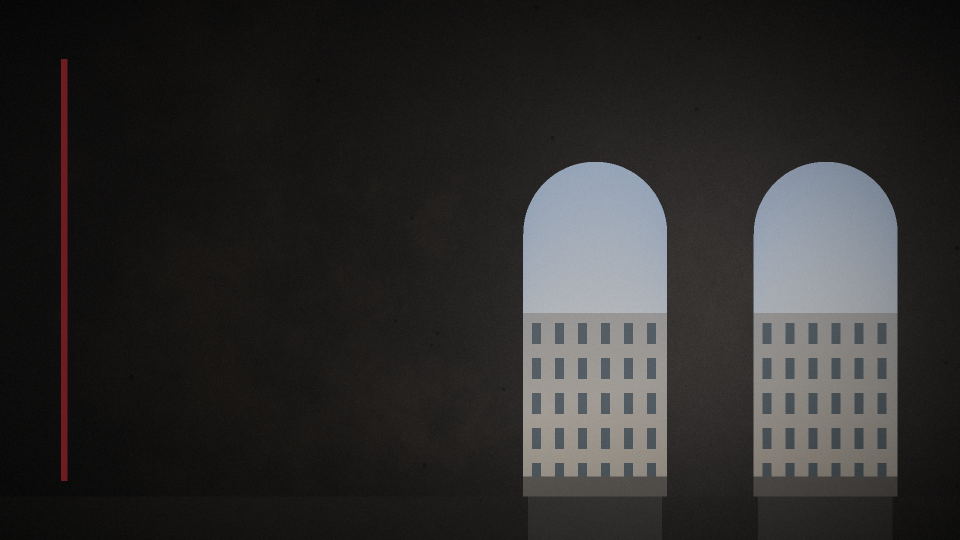
#> input picture src/graphics/TITLEPIC.png, 1920 x 1080 px (shown at 1/2 size)
$ python title_from_shot.py ../../src/graphics/TITLEPIC.png
#> lines starting #> are read from the running program, lines starting #| are printed output that depends on the picture
#!/usr/bin/env python3
"""Main-menu background (TITLEPIC) from an in-engine render, no text.

Takes a clean screenshot (HUD hidden: +screenblocks 12) of the porch arches opening onto the
street at dawn, crops it to 16:9, darkens and cools the left side where the engine draws the menu,
adds a vignette, grain and the oxblood bar of the RF2 identity.

Usage: python scripts/mapkit/title_from_shot.py <screenshot.png>
Writes src/graphics/TITLEPIC.png (1920x1080).
"""
import sys
from pathlib import Path
import numpy as np
from PIL import Image, ImageDraw, ImageFilter

ROOT = Path(__file__).resolve().parents[2]


def main():
    shot = Image.open(sys.argv[1]).convert('RGB')
#> shot is the input picture: PIL image 1920x1080 RGB; mean R, G, B 45.7, 44.5, 44.3
    w, h = shot.size
#> w = 1920; h = 1080
    tw = min(w, int(h * 16 / 9))
#> tw = 1920
    th = int(tw * 9 / 16)
#> th = 1080
    x0, y0 = (w - tw) // 2, (h - th) // 2
#> x0 = 0; y0 = 0
    img = shot.crop((x0, y0, x0 + tw, y0 + th)).resize((1920, 1080), Image.LANCZOS)
    img = img.filter(ImageFilter.GaussianBlur(0.6))
    a = np.asarray(img).astype(float) / 255.0
    yy, xx = np.mgrid[0:1080, 0:1920] / np.array([1080.0, 1920.0])[:, None, None]
    left = np.clip((0.62 - xx) / 0.62, 0, 1) ** 1.3                      # menu side
    a = a * (1 - 0.72 * left[..., None])
    grey = a.mean(axis=2, keepdims=True)
    a = a * 0.8 + grey * 0.2                                            # slightly desaturated
    a = a * np.array([0.94, 0.97, 1.03])                                # cool dawn
    v = (xx - 0.5) ** 2 * 1.4 + (yy - 0.5) ** 2 * 1.8
    a = a * np.clip(1.05 - 0.9 * v, 0.3, 1.0)[..., None]
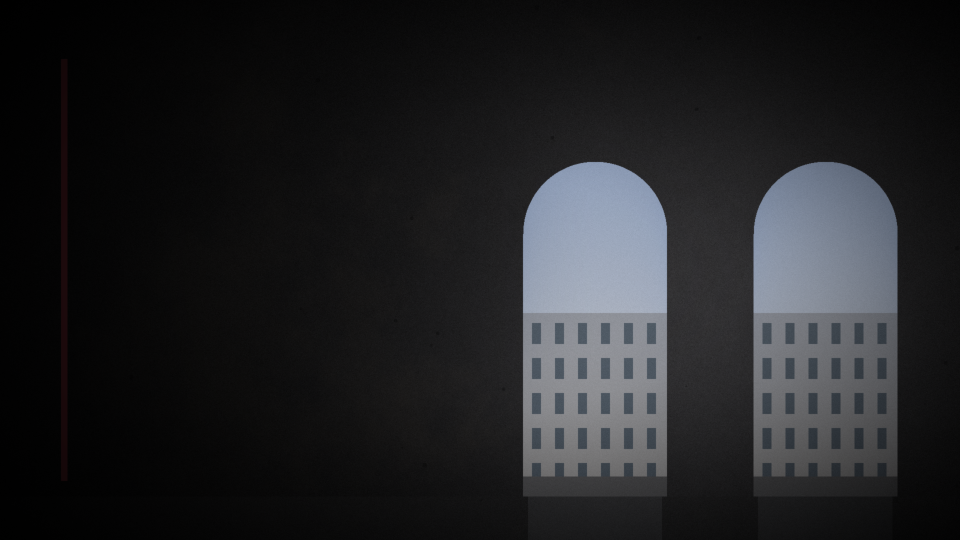
#> a: shape (1080, 1920, 3) float64 (shown at 1/2 size); mean R, G, B 0.133, 0.136, 0.144
    rng = np.random.default_rng(7)
    a = np.clip(a + (rng.random(a.shape[:2])[..., None] - 0.5) * 0.025, 0, 1)
    out = Image.fromarray((a * 255).astype(np.uint8), 'RGB')
    d = ImageDraw.Draw(out)
    d.rectangle([123, 119, 135, 961], fill=(110, 28, 34))                # oxblood bar
    dst = ROOT / 'src' / 'graphics' / 'TITLEPIC.png'
    out.save(dst, optimize=True)
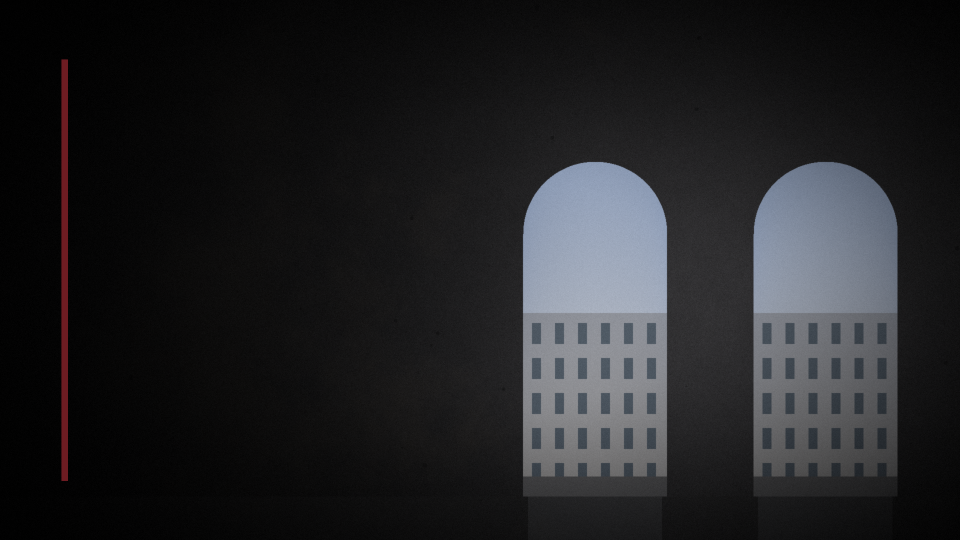
#> saved as TITLEPIC.png: PIL image 1920x1080 RGB (shown at 1/2 size); mean R, G, B 33.9, 34.2, 36.4
    print(dst, out.size)
#| src/graphics/TITLEPIC.png (1920, 1080)


if __name__ == '__main__':
    main()

$ run again, with src/graphics/RFEND.png copied over src/graphics/TITLEPIC.png
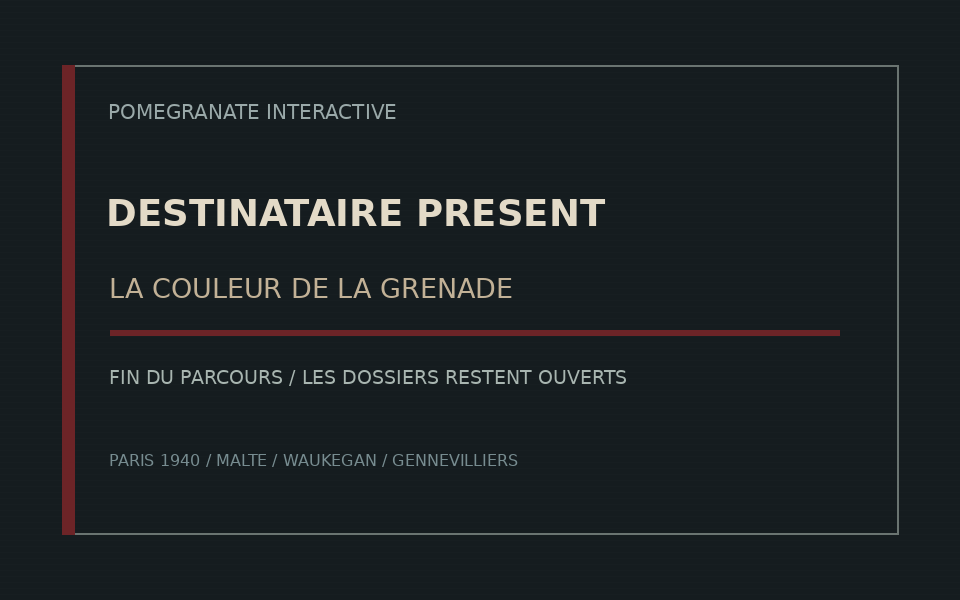
#> input picture src/graphics/RFEND.png, 960 x 600 px
#> in main, shot is the input picture: PIL image 960x600 RGB; mean R, G, B 27.8, 33.2, 35.7
#> in main, `img = shot.crop((x0, y0, x0 + tw, y0 + th)).resize((1920, 1080), Image..`:
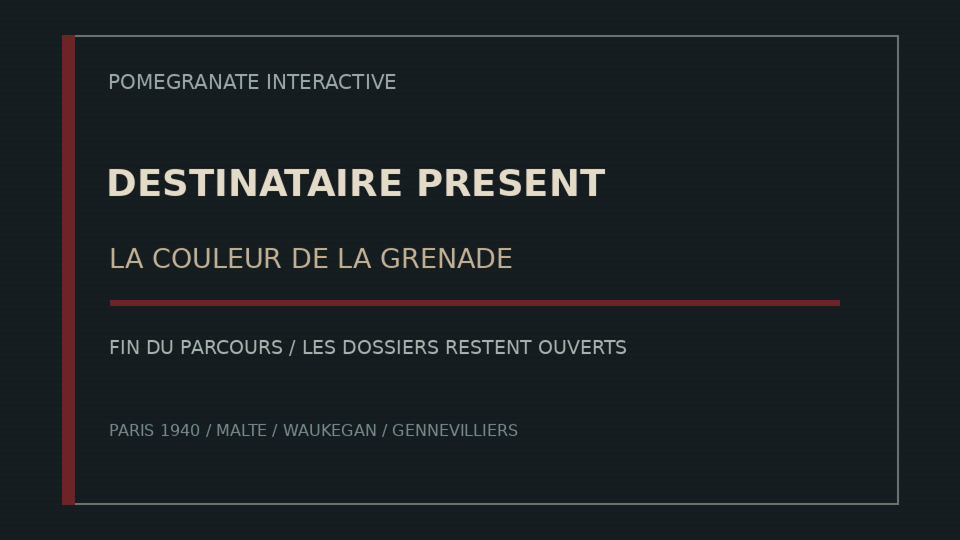
#> img: PIL image 1920x1080 RGB (shown at 1/2 size); mean R, G, B 28.7, 33.9, 36.4
#> in main, `out.save(dst, optimize=True)`:
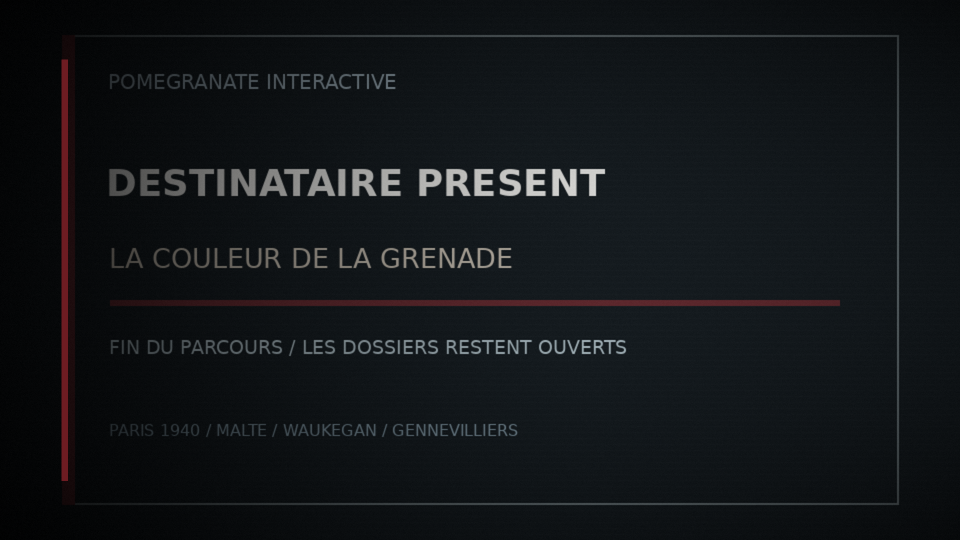
#> saved as TITLEPIC.png: PIL image 1920x1080 RGB (shown at 1/2 size); mean R, G, B 18.2, 21.2, 23.9
#| src/graphics/TITLEPIC.png (1920, 1080)
